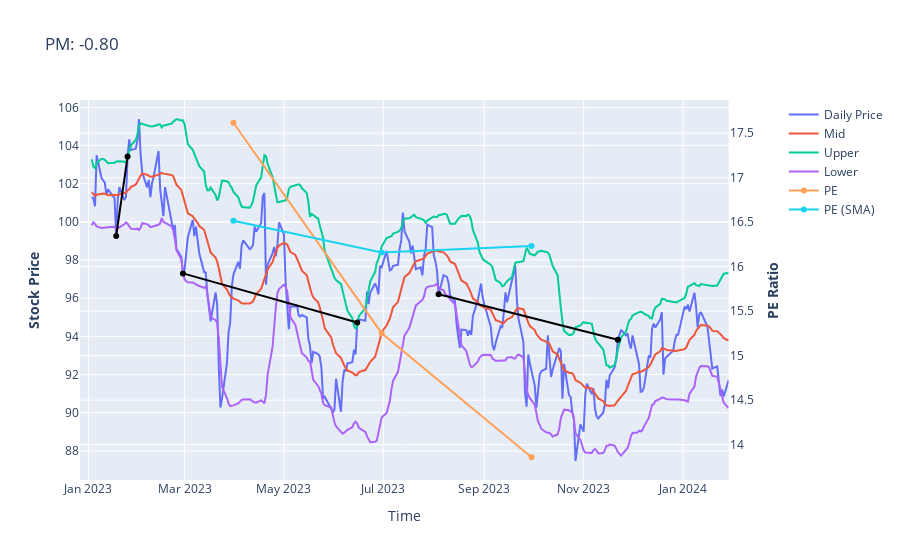

Notebook cell for this chart:
### Code cell
symbol = 'PM'
alpha_vantage.plot_graph(alpha_vantage.modify_bollinger_sd(tsdaily_dfs[symbol],2), pe_ratio_dfs[symbol], symbol, 
                         start_date = '2023-01-01', end_date = datetime.date.today())

### Figure 1 — Plotly figure (JSON) as saved in the notebook; plotly's stock layout.template omitted (floating-point values rounded to 4 significant figures; data arrays with more than 128 entries replaced by an {"elided": "..."} marker saying what was removed)
{"data": [{"name": "Daily Price", "type": "scatter", "x": {"elided": "269 str values"}, "xaxis": "x", "y": {"elided": "269 float values"}, "yaxis": "y"}, {"name": "Mid", "type": "scatter", "x": {"elided": "269 str values"}, "xaxis": "x", "y": {"elided": "269 float values"}, "yaxis": "y"}, {"name": "Upper", "type": "scatter", "x": {"elided": "269 str values"}, "xaxis": "x", "y": {"elided": "269 float values"}, "yaxis": "y"}, {"name": "Lower", "type": "scatter", "x": {"elided": "269 str values"}, "xaxis": "x", "y": {"elided": "269 float values"}, "yaxis": "y"}, {"name": "PE", "type": "scatter", "x": ["2023-03-31T00:00:00", "2023-06-30T00:00:00", "2023-09-30T00:00:00"], "xaxis": "x", "y": [17.62, 15.25, 13.86], "yaxis": "y2"}, {"name": "PE (SMA)", "type": "scatter", "x": ["2023-03-31T00:00:00", "2023-06-30T00:00:00", "2023-09-30T00:00:00"], "xaxis": "x", "y": [16.52, 16.16, 16.23], "yaxis": "y2"}, {"line": {"color": "#000000"}, "name": "Daily Price", "showlegend": false, "type": "scatter", "x": ["2023-01-18T00:00:00", "2023-01-25T00:00:00"], "xaxis": "x", "y": [99.26, 103.4], "yaxis": "y"}, {"line": {"color": "#000000"}, "name": "Daily Price", "showlegend": false, "type": "scatter", "x": ["2023-02-28T00:00:00", "2023-06-15T00:00:00"], "xaxis": "x", "y": [97.3, 94.73], "yaxis": "y"}, {"line": {"color": "#000000"}, "name": "Daily Price", "showlegend": false, "type": "scatter", "x": ["2023-08-04T00:00:00", "2023-11-22T00:00:00"], "xaxis": "x", "y": [96.21, 93.82], "yaxis": "y"}], "layout": {"title": {"text": "PM: -0.80"}, "xaxis": {"anchor": "y", "domain": [0, 0.94], "title": {"text": "Time"}}, "yaxis": {"anchor": "x", "domain": [0, 1], "title": {"text": "<b>Stock Price</b>"}}, "yaxis2": {"anchor": "x", "overlaying": "y", "side": "right", "title": {"text": "<b>PE Ratio</b>"}}}}
